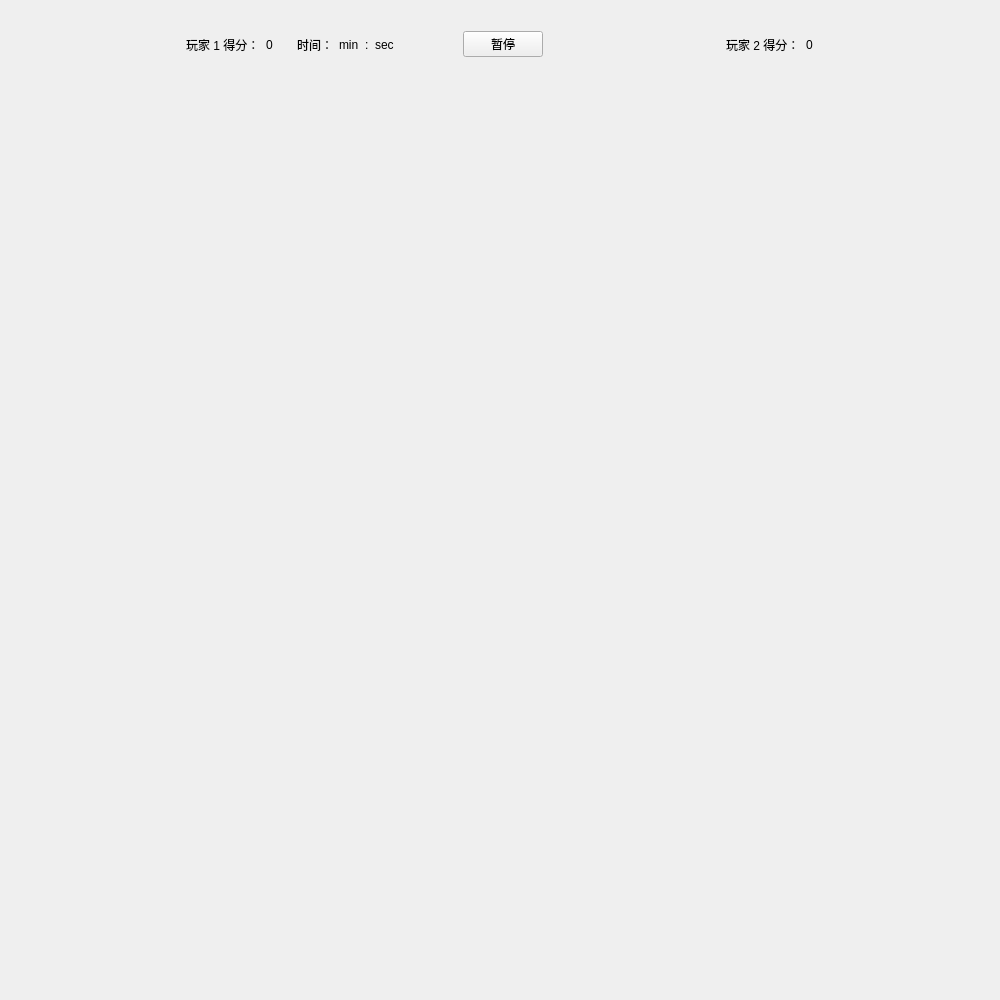
<?xml version="1.0" encoding="UTF-8"?>
<ui version="4.0">
 <class>doubleMode</class>
 <widget class="QWidget" name="doubleMode">
  <property name="geometry">
   <rect>
    <x>0</x>
    <y>0</y>
    <width>1000</width>
    <height>1000</height>
   </rect>
  </property>
  <property name="windowTitle">
   <string>Form</string>
  </property>
  <widget class="QWidget" name="widget_2" native="true">
   <property name="geometry">
    <rect>
     <x>9</x>
     <y>9</y>
     <width>981</width>
     <height>71</height>
    </rect>
   </property>
   <layout class="QHBoxLayout" name="horizontalLayout_4">
    <item>
     <spacer name="horizontalSpacer">
      <property name="orientation">
       <enum>Qt::Horizontal</enum>
      </property>
      <property name="sizeHint" stdset="0">
       <size>
        <width>0</width>
        <height>0</height>
       </size>
      </property>
     </spacer>
    </item>
    <item>
     <widget class="QWidget" name="widget_3" native="true">
      <layout class="QHBoxLayout" name="horizontalLayout_3">
       <property name="leftMargin">
        <number>9</number>
       </property>
       <item>
        <widget class="QLabel" name="score">
         <property name="text">
          <string>玩家 1 得分：</string>
         </property>
        </widget>
       </item>
       <item>
        <widget class="QLabel" name="scores">
         <property name="text">
          <string>0</string>
         </property>
        </widget>
       </item>
      </layout>
     </widget>
    </item>
    <item>
     <widget class="QWidget" name="widget" native="true">
      <layout class="QHBoxLayout" name="horizontalLayout">
       <item>
        <widget class="QLabel" name="time">
         <property name="text">
          <string>时间：</string>
         </property>
        </widget>
       </item>
       <item>
        <widget class="QLabel" name="minute">
         <property name="text">
          <string>min</string>
         </property>
        </widget>
       </item>
       <item>
        <widget class="QLabel" name="label">
         <property name="text">
          <string>:</string>
         </property>
        </widget>
       </item>
       <item>
        <widget class="QLabel" name="second">
         <property name="text">
          <string>sec</string>
         </property>
        </widget>
       </item>
       <item>
        <spacer name="horizontalSpacer_3">
         <property name="orientation">
          <enum>Qt::Horizontal</enum>
         </property>
         <property name="sizeHint" stdset="0">
          <size>
           <width>40</width>
           <height>20</height>
          </size>
         </property>
        </spacer>
       </item>
      </layout>
     </widget>
    </item>
    <item>
     <widget class="QPushButton" name="pause">
      <property name="text">
       <string>暂停</string>
      </property>
     </widget>
    </item>
    <item>
     <spacer name="horizontalSpacer_5">
      <property name="orientation">
       <enum>Qt::Horizontal</enum>
      </property>
      <property name="sizeHint" stdset="0">
       <size>
        <width>40</width>
        <height>20</height>
       </size>
      </property>
     </spacer>
    </item>
    <item>
     <widget class="QWidget" name="widget_4" native="true">
      <layout class="QHBoxLayout" name="horizontalLayout_5">
       <property name="leftMargin">
        <number>9</number>
       </property>
       <item>
        <widget class="QLabel" name="score_2">
         <property name="text">
          <string>玩家 2 得分：</string>
         </property>
        </widget>
       </item>
       <item>
        <widget class="QLabel" name="scores_2">
         <property name="text">
          <string>0</string>
         </property>
        </widget>
       </item>
      </layout>
     </widget>
    </item>
    <item>
     <spacer name="horizontalSpacer_2">
      <property name="orientation">
       <enum>Qt::Horizontal</enum>
      </property>
      <property name="sizeHint" stdset="0">
       <size>
        <width>40</width>
        <height>20</height>
       </size>
      </property>
     </spacer>
    </item>
   </layout>
  </widget>
 </widget>
 <resources/>
 <connections/>
</ui>
